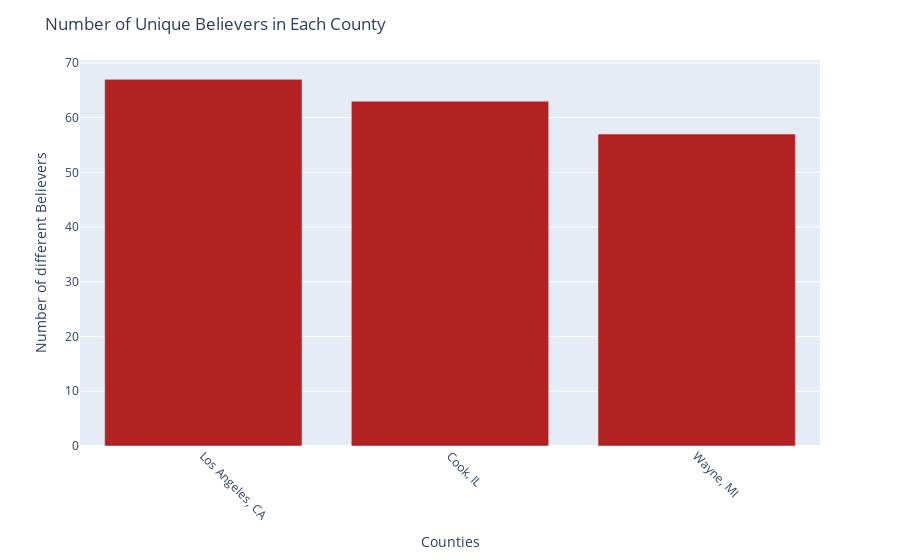

The cell this chart's notebook holds for it:
### Code cell
bar3 = sorted_difMembers[['CNAME', 'DIFMEMBERS']].head(3)
fig = px.bar(bar3, x='CNAME', y='DIFMEMBERS', labels={'DIFMEMBERS': 'Number of different Believers'})
fig.update_layout(title='Number of Unique Believers in Each County', xaxis_title='Counties', yaxis_title='Number of different Believers')
fig.update_xaxes(tickangle=45)  
fig.update_traces(marker_color='firebrick') 
fig.show()

### Figure 1 — Plotly figure (JSON) as saved in the notebook; plotly's stock layout.template omitted (floating-point values rounded to 4 significant figures)
{"data": [{"alignmentgroup": "True", "hovertemplate": "CNAME=%{x}<br>Number of different Believers=%{y}<extra></extra>", "legendgroup": "", "marker": {"color": "firebrick", "pattern": {"shape": ""}}, "name": "", "offsetgroup": "", "orientation": "v", "showlegend": false, "textposition": "auto", "type": "bar", "x": ["Los Angeles, CA", "Cook, IL", "Wayne, MI"], "xaxis": "x", "y": [67, 63, 57], "yaxis": "y"}], "layout": {"barmode": "relative", "legend": {"tracegroupgap": 0}, "margin": {"t": 60}, "title": {"text": "Number of Unique Believers in Each County"}, "xaxis": {"anchor": "y", "domain": [0, 1], "tickangle": 45, "title": {"text": "Counties"}}, "yaxis": {"anchor": "x", "domain": [0, 1], "title": {"text": "Number of different Believers"}}}}
